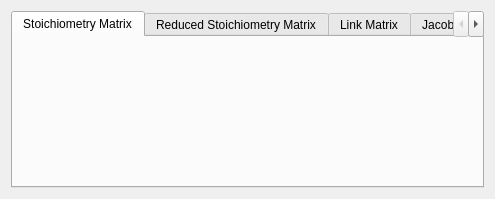
<?xml version="1.0" encoding="UTF-8"?>
<ui version="4.0">
<comment> Copyright (C) 2017 by Pedro Mendes, Virginia Tech Intellectual </comment>
<comment> Properties, Inc., University of Heidelberg, and University of </comment>
<comment> of Connecticut School of Medicine. </comment>
<comment> All rights reserved. </comment>

<comment> Copyright (C) 2011 - 2016 by Pedro Mendes, Virginia Tech Intellectual </comment>
<comment> Properties, Inc., University of Heidelberg, and The University </comment>
<comment> of Manchester. </comment>
<comment> All rights reserved. </comment>

 <comment> All rights reserved. </comment>
 <class>CQMathMatrixWidget</class>
 <widget class="QWidget" name="CQMathMatrixWidget">
  <property name="geometry">
   <rect>
    <x>0</x>
    <y>0</y>
    <width>495</width>
    <height>150</height>
   </rect>
  </property>
  <property name="windowTitle">
   <string>Form</string>
  </property>
  <layout class="QGridLayout" name="gridLayout">
   <item row="0" column="0">
    <widget class="QTabWidget" name="mpTabWidget">
     <property name="currentIndex">
      <number>0</number>
     </property>
     <widget class="CQArrayAnnotationsWidget" name="mpArrayWidget1">
      <attribute name="title">
       <string>Stoichiometry Matrix</string>
      </attribute>
     </widget>
     <widget class="CQArrayAnnotationsWidget" name="mpArrayWidget2">
      <attribute name="title">
       <string>Reduced Stoichiometry Matrix</string>
      </attribute>
     </widget>
     <widget class="CQArrayAnnotationsWidget" name="mpArrayWidget3">
      <attribute name="title">
       <string>Link Matrix</string>
      </attribute>
     </widget>
     <widget class="QWidget" name="mpTabWidgetJac">
      <attribute name="title">
       <string>Jacobian (Complete)</string>
      </attribute>
      <layout class="QGridLayout" name="gridLayout_3">
       <item row="0" column="0">
        <layout class="QGridLayout" name="_2">
         <item row="0" column="1">
          <spacer name="spacer3">
           <property name="orientation">
            <enum>Qt::Horizontal</enum>
           </property>
           <property name="sizeType">
            <enum>QSizePolicy::Expanding</enum>
           </property>
           <property name="sizeHint" stdset="0">
            <size>
             <width>516</width>
             <height>21</height>
            </size>
           </property>
          </spacer>
         </item>
         <item row="0" column="0">
          <widget class="QLabel" name="textLabelJacobian">
           <property name="sizePolicy">
            <sizepolicy hsizetype="Preferred" vsizetype="Fixed">
             <horstretch>0</horstretch>
             <verstretch>0</verstretch>
            </sizepolicy>
           </property>
           <property name="text">
            <string>Jacobian (Complete System)</string>
           </property>
           <property name="wordWrap">
            <bool>false</bool>
           </property>
          </widget>
         </item>
         <item row="1" column="0" colspan="2">
          <widget class="CQArrayAnnotationsWidget" name="mpJacobianAnnotationWidget" native="true">
           <property name="sizePolicy">
            <sizepolicy hsizetype="Expanding" vsizetype="Expanding">
             <horstretch>0</horstretch>
             <verstretch>0</verstretch>
            </sizepolicy>
           </property>
          </widget>
         </item>
        </layout>
       </item>
       <item row="1" column="0">
        <layout class="QGridLayout">
         <item row="1" column="0" colspan="2">
          <widget class="QTableWidget" name="tableEigenValues">
           <property name="sizePolicy">
            <sizepolicy hsizetype="Expanding" vsizetype="Preferred">
             <horstretch>0</horstretch>
             <verstretch>0</verstretch>
            </sizepolicy>
           </property>
           <property name="editTriggers">
            <set>QAbstractItemView::NoEditTriggers</set>
           </property>
           <property name="sortingEnabled">
            <bool>true</bool>
           </property>
           <property name="numRows" stdset="0">
            <number>0</number>
           </property>
           <property name="numCols" stdset="0">
            <number>2</number>
           </property>
           <property name="readOnly" stdset="0">
            <bool>true</bool>
           </property>
           <column>
            <property name="text">
             <string>Real</string>
            </property>
           </column>
           <column>
            <property name="text">
             <string>Imaginary</string>
            </property>
           </column>
          </widget>
         </item>
         <item row="0" column="1">
          <spacer name="spacer4">
           <property name="orientation">
            <enum>Qt::Horizontal</enum>
           </property>
           <property name="sizeType">
            <enum>QSizePolicy::Expanding</enum>
           </property>
           <property name="sizeHint" stdset="0">
            <size>
             <width>141</width>
             <height>20</height>
            </size>
           </property>
          </spacer>
         </item>
         <item row="0" column="0">
          <widget class="QLabel" name="textLabelEigenvalues">
           <property name="sizePolicy">
            <sizepolicy hsizetype="Preferred" vsizetype="Fixed">
             <horstretch>0</horstretch>
             <verstretch>0</verstretch>
            </sizepolicy>
           </property>
           <property name="text">
            <string>Eigenvalues (Complete System)</string>
           </property>
           <property name="wordWrap">
            <bool>false</bool>
           </property>
          </widget>
         </item>
        </layout>
       </item>
      </layout>
     </widget>
     <widget class="QWidget" name="mpTabWidgetJacRed">
      <attribute name="title">
       <string>Jacobian (Reduced)</string>
      </attribute>
      <layout class="QGridLayout" name="gridLayout_4">
       <item row="0" column="0">
        <layout class="QGridLayout" name="_4">
         <item row="0" column="1">
          <spacer name="spacer3_2">
           <property name="orientation">
            <enum>Qt::Horizontal</enum>
           </property>
           <property name="sizeType">
            <enum>QSizePolicy::Expanding</enum>
           </property>
           <property name="sizeHint" stdset="0">
            <size>
             <width>516</width>
             <height>21</height>
            </size>
           </property>
          </spacer>
         </item>
         <item row="0" column="0">
          <widget class="QLabel" name="textLabelJacobianRed">
           <property name="sizePolicy">
            <sizepolicy hsizetype="Preferred" vsizetype="Fixed">
             <horstretch>0</horstretch>
             <verstretch>0</verstretch>
            </sizepolicy>
           </property>
           <property name="text">
            <string>Jacobian (Reduced System)</string>
           </property>
           <property name="wordWrap">
            <bool>false</bool>
           </property>
          </widget>
         </item>
         <item row="1" column="0" colspan="2">
          <widget class="CQArrayAnnotationsWidget" name="mpRedJacobianAnnotationWidget" native="true">
           <property name="sizePolicy">
            <sizepolicy hsizetype="Expanding" vsizetype="Expanding">
             <horstretch>0</horstretch>
             <verstretch>0</verstretch>
            </sizepolicy>
           </property>
          </widget>
         </item>
        </layout>
       </item>
       <item row="1" column="0">
        <layout class="QGridLayout" name="_3">
         <item row="1" column="0" colspan="2">
          <widget class="QTableWidget" name="tableEigenValuesRed">
           <property name="sizePolicy">
            <sizepolicy hsizetype="Expanding" vsizetype="Preferred">
             <horstretch>0</horstretch>
             <verstretch>0</verstretch>
            </sizepolicy>
           </property>
           <property name="editTriggers">
            <set>QAbstractItemView::NoEditTriggers</set>
           </property>
           <property name="sortingEnabled">
            <bool>true</bool>
           </property>
           <property name="numRows" stdset="0">
            <number>0</number>
           </property>
           <property name="numCols" stdset="0">
            <number>2</number>
           </property>
           <property name="readOnly" stdset="0">
            <bool>true</bool>
           </property>
           <column>
            <property name="text">
             <string>Real</string>
            </property>
           </column>
           <column>
            <property name="text">
             <string>Imaginary</string>
            </property>
           </column>
          </widget>
         </item>
         <item row="0" column="1">
          <spacer name="spacer">
           <property name="orientation">
            <enum>Qt::Horizontal</enum>
           </property>
           <property name="sizeType">
            <enum>QSizePolicy::Expanding</enum>
           </property>
           <property name="sizeHint" stdset="0">
            <size>
             <width>141</width>
             <height>20</height>
            </size>
           </property>
          </spacer>
         </item>
         <item row="0" column="0">
          <widget class="QLabel" name="textLabelEigenvaluesRed">
           <property name="sizePolicy">
            <sizepolicy hsizetype="Preferred" vsizetype="Fixed">
             <horstretch>0</horstretch>
             <verstretch>0</verstretch>
            </sizepolicy>
           </property>
           <property name="text">
            <string>Eigenvalues (Reduced System)</string>
           </property>
           <property name="wordWrap">
            <bool>false</bool>
           </property>
          </widget>
         </item>
        </layout>
       </item>
      </layout>
     </widget>
     <widget class="QWidget" name="tab">
      <attribute name="title">
       <string notr="true">Deriv test</string>
      </attribute>
      <layout class="QGridLayout" name="gridLayout_2">
       <item row="0" column="0">
        <widget class="QPushButton" name="mpDerivButton">
         <property name="text">
          <string>Deriv</string>
         </property>
        </widget>
       </item>
       <item row="1" column="0">
        <widget class="QtMmlWidget" name="mpMML" native="true"/>
       </item>
       <item row="2" column="0">
        <widget class="QtMmlWidget" name="mpMML2" native="true"/>
       </item>
      </layout>
     </widget>
    </widget>
   </item>
  </layout>
 </widget>
 <customwidgets>
  <customwidget>
   <class>CQArrayAnnotationsWidget</class>
   <extends>QWidget</extends>
   <header>copasi/UI/CQArrayAnnotationsWidget.h</header>
  </customwidget>
  <customwidget>
   <class>QtMmlWidget</class>
   <extends>QWidget</extends>
   <header location="global">qtmmlwidget.h</header>
   <container>1</container>
  </customwidget>
 </customwidgets>
 <resources/>
 <connections>
  <connection>
   <sender>mpTabWidget</sender>
   <signal>currentChanged(int)</signal>
   <receiver>CQMathMatrixWidget</receiver>
   <slot>slotActiveTabChanged(int)</slot>
   <hints>
    <hint type="sourcelabel">
     <x>247</x>
     <y>74</y>
    </hint>
    <hint type="destinationlabel">
     <x>247</x>
     <y>74</y>
    </hint>
   </hints>
  </connection>
 </connections>
 <slots>
  <slot>slotActiveTabChanged(int)</slot>
 </slots>
</ui>
